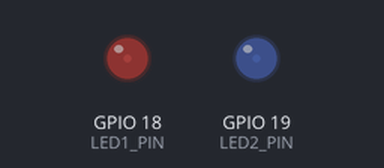
A program run on a simulated ESP32. On the bench: output pins drawn as LEDs (lit = HIGH). What the program prints to the serial monitor is not drawn.

Above: at 0.05 s.
At 0.45 s:
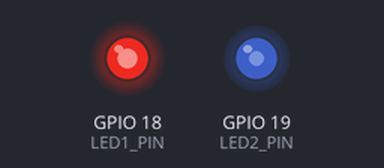
At 0.85 s:
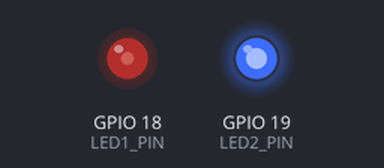
At 1.7 s:
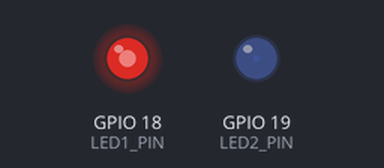
Timing chart, 0 to 3.9 s (numbered marks = the images above):
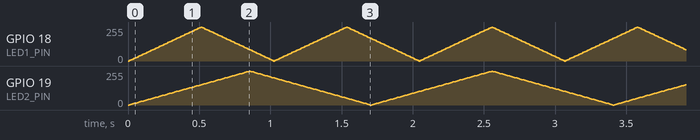

The program:

main.cpp
```cpp
#include <Arduino.h>

// Task 1: Two LEDs fading with different PWM frequencies

const int LED1_PIN = 18;
const int LED2_PIN = 19;

const int LED1_FREQ = 1000;
const int LED2_FREQ = 5000;

const int PWM_RESOLUTION = 8;
const int MAX_DUTY = 255;

int duty1 = 0;
int duty2 = 0;

int direction1 = 1;
int direction2 = 1;

unsigned long previousTime = 0;
const unsigned long fadeInterval = 10;

void setup() {
    Serial.begin(115200);

    // Configure PWM outputs (Arduino-ESP32 Core 3.x)
    bool led1Ready = ledcAttach(
        LED1_PIN, LED1_FREQ, PWM_RESOLUTION
    );

    bool led2Ready = ledcAttach(
        LED2_PIN, LED2_FREQ, PWM_RESOLUTION
    );

    if (!led1Ready || !led2Ready) {
        Serial.println("PWM setup failed!");
        while (true) {
            delay(1000);
        }
    }

    ledcWrite(LED1_PIN, 0);
    ledcWrite(LED2_PIN, 0);

    Serial.println("Task 1: Dual LED PWM Started");
}

void loop() {
    unsigned long currentTime = millis();

    if (currentTime - previousTime >= fadeInterval) {
        previousTime = currentTime;

        duty1 += direction1 * 5;

        if (duty1 >= MAX_DUTY) {
            duty1 = MAX_DUTY;
            direction1 = -1;
        } else if (duty1 <= 0) {
            duty1 = 0;
            direction1 = 1;
        }

        duty2 += direction2 * 3;

        if (duty2 >= MAX_DUTY) {
            duty2 = MAX_DUTY;
            direction2 = -1;
        } else if (duty2 <= 0) {
            duty2 = 0;
            direction2 = 1;
        }

        ledcWrite(LED1_PIN, duty1);
        ledcWrite(LED2_PIN, duty2);

        int percent1 = (duty1 * 100) / MAX_DUTY;
        int percent2 = (duty2 * 100) / MAX_DUTY;

        Serial.printf(
            "LED1: %d%% | %d Hz | LED2: %d%% | %d Hz\n",
            percent1, LED1_FREQ,
            percent2, LED2_FREQ
        );
    }
}
```
